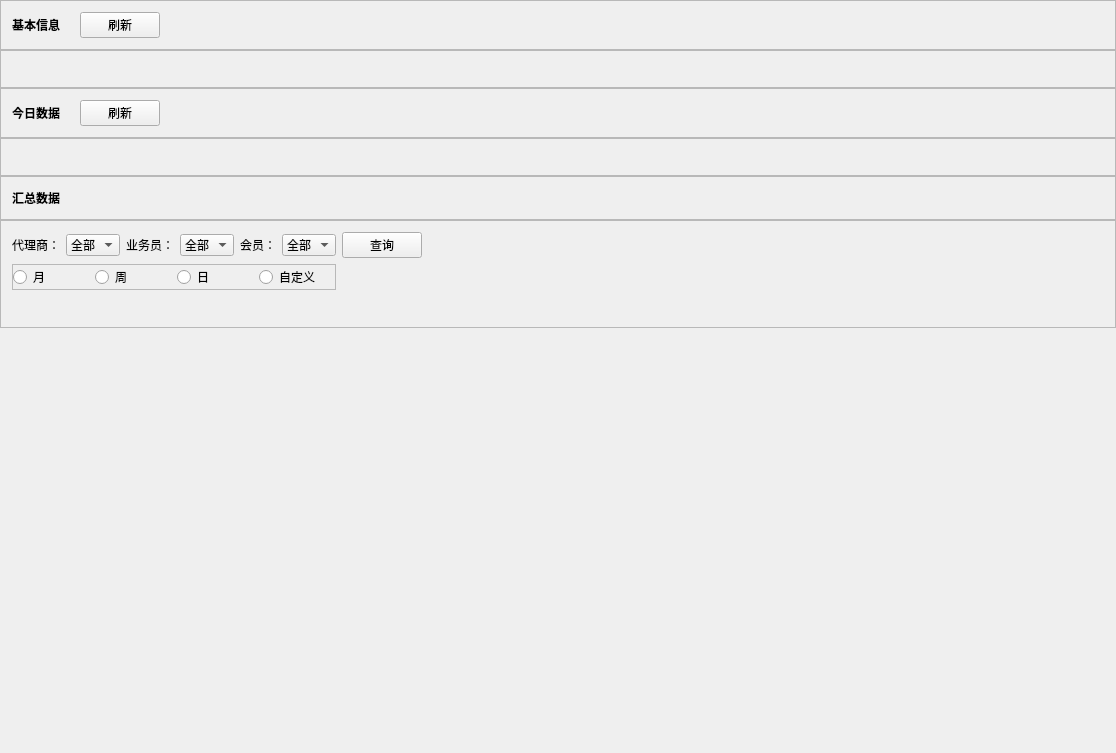
<?xml version="1.0" encoding="UTF-8"?>
<ui version="4.0">
 <class>Widget_Data_Summary</class>
 <widget class="QWidget" name="Widget_Data_Summary">
  <property name="geometry">
   <rect>
    <x>0</x>
    <y>0</y>
    <width>1116</width>
    <height>753</height>
   </rect>
  </property>
  <property name="windowTitle">
   <string>Widget_Data_Summary</string>
  </property>
  <layout class="QVBoxLayout" name="verticalLayout">
   <property name="spacing">
    <number>0</number>
   </property>
   <property name="leftMargin">
    <number>0</number>
   </property>
   <property name="topMargin">
    <number>0</number>
   </property>
   <property name="rightMargin">
    <number>0</number>
   </property>
   <property name="bottomMargin">
    <number>0</number>
   </property>
   <item>
    <widget class="QFrame" name="frame_BaseInfoTitle">
     <property name="frameShape">
      <enum>QFrame::StyledPanel</enum>
     </property>
     <property name="frameShadow">
      <enum>QFrame::Raised</enum>
     </property>
     <layout class="QHBoxLayout" name="horizontalLayout">
      <item>
       <widget class="QLabel" name="label">
        <property name="font">
         <font>
          <weight>75</weight>
          <bold>true</bold>
         </font>
        </property>
        <property name="text">
         <string>基本信息    </string>
        </property>
       </widget>
      </item>
      <item>
       <widget class="QPushButton" name="pushButton">
        <property name="text">
         <string>刷新</string>
        </property>
       </widget>
      </item>
      <item>
       <spacer name="horizontalSpacer">
        <property name="orientation">
         <enum>Qt::Horizontal</enum>
        </property>
        <property name="sizeHint" stdset="0">
         <size>
          <width>40</width>
          <height>20</height>
         </size>
        </property>
       </spacer>
      </item>
     </layout>
    </widget>
   </item>
   <item>
    <widget class="QFrame" name="frame_BaseInfoContent">
     <property name="frameShape">
      <enum>QFrame::StyledPanel</enum>
     </property>
     <property name="frameShadow">
      <enum>QFrame::Raised</enum>
     </property>
     <layout class="QGridLayout" name="gridLayout">
      <item row="2" column="2">
       <widget class="QLabel" name="label_BaseInfoContent">
        <property name="text">
         <string/>
        </property>
       </widget>
      </item>
     </layout>
    </widget>
   </item>
   <item>
    <widget class="QFrame" name="frame_TodayDataTitle">
     <property name="frameShape">
      <enum>QFrame::StyledPanel</enum>
     </property>
     <property name="frameShadow">
      <enum>QFrame::Raised</enum>
     </property>
     <layout class="QHBoxLayout" name="horizontalLayout_2">
      <item>
       <widget class="QLabel" name="label_2">
        <property name="font">
         <font>
          <weight>75</weight>
          <bold>true</bold>
         </font>
        </property>
        <property name="text">
         <string>今日数据    </string>
        </property>
       </widget>
      </item>
      <item>
       <widget class="QPushButton" name="pushButton_2">
        <property name="text">
         <string>刷新</string>
        </property>
       </widget>
      </item>
      <item>
       <spacer name="horizontalSpacer_2">
        <property name="orientation">
         <enum>Qt::Horizontal</enum>
        </property>
        <property name="sizeHint" stdset="0">
         <size>
          <width>40</width>
          <height>20</height>
         </size>
        </property>
       </spacer>
      </item>
     </layout>
    </widget>
   </item>
   <item>
    <widget class="QFrame" name="frame_TodayDataContent">
     <property name="frameShape">
      <enum>QFrame::StyledPanel</enum>
     </property>
     <property name="frameShadow">
      <enum>QFrame::Raised</enum>
     </property>
     <layout class="QGridLayout" name="gridLayout_2">
      <item row="0" column="0">
       <widget class="QLabel" name="label_TodayDataContent">
        <property name="text">
         <string/>
        </property>
       </widget>
      </item>
     </layout>
    </widget>
   </item>
   <item>
    <widget class="QFrame" name="frame_SummaryTitle">
     <property name="frameShape">
      <enum>QFrame::StyledPanel</enum>
     </property>
     <property name="frameShadow">
      <enum>QFrame::Raised</enum>
     </property>
     <layout class="QHBoxLayout" name="horizontalLayout_3">
      <item>
       <widget class="QLabel" name="label_3">
        <property name="font">
         <font>
          <weight>75</weight>
          <bold>true</bold>
         </font>
        </property>
        <property name="text">
         <string>汇总数据</string>
        </property>
       </widget>
      </item>
      <item>
       <spacer name="horizontalSpacer_3">
        <property name="orientation">
         <enum>Qt::Horizontal</enum>
        </property>
        <property name="sizeHint" stdset="0">
         <size>
          <width>40</width>
          <height>20</height>
         </size>
        </property>
       </spacer>
      </item>
     </layout>
    </widget>
   </item>
   <item>
    <widget class="QFrame" name="frame_SummaryContent">
     <property name="frameShape">
      <enum>QFrame::StyledPanel</enum>
     </property>
     <property name="frameShadow">
      <enum>QFrame::Raised</enum>
     </property>
     <layout class="QGridLayout" name="gridLayout_3">
      <item row="0" column="4">
       <widget class="QLabel" name="label_6">
        <property name="text">
         <string>会员：</string>
        </property>
       </widget>
      </item>
      <item row="0" column="6">
       <widget class="QPushButton" name="pushButton_3">
        <property name="text">
         <string>查询</string>
        </property>
       </widget>
      </item>
      <item row="3" column="0" colspan="8">
       <widget class="QLabel" name="label_SummaryContent">
        <property name="text">
         <string/>
        </property>
       </widget>
      </item>
      <item row="0" column="3">
       <widget class="QComboBox" name="comboBox_2">
        <item>
         <property name="text">
          <string>全部</string>
         </property>
        </item>
       </widget>
      </item>
      <item row="0" column="5">
       <widget class="QComboBox" name="comboBox_3">
        <item>
         <property name="text">
          <string>全部</string>
         </property>
        </item>
       </widget>
      </item>
      <item row="0" column="2">
       <widget class="QLabel" name="label_5">
        <property name="text">
         <string>业务员：</string>
        </property>
       </widget>
      </item>
      <item row="0" column="7" rowspan="3">
       <spacer name="horizontalSpacer_4">
        <property name="orientation">
         <enum>Qt::Horizontal</enum>
        </property>
        <property name="sizeHint" stdset="0">
         <size>
          <width>40</width>
          <height>20</height>
         </size>
        </property>
       </spacer>
      </item>
      <item row="1" column="0" colspan="6">
       <widget class="QFrame" name="frame">
        <property name="frameShape">
         <enum>QFrame::StyledPanel</enum>
        </property>
        <property name="frameShadow">
         <enum>QFrame::Raised</enum>
        </property>
        <layout class="QHBoxLayout" name="horizontalLayout_4">
         <property name="leftMargin">
          <number>0</number>
         </property>
         <property name="topMargin">
          <number>0</number>
         </property>
         <property name="rightMargin">
          <number>0</number>
         </property>
         <property name="bottomMargin">
          <number>0</number>
         </property>
         <item>
          <widget class="QRadioButton" name="radioButton">
           <property name="text">
            <string>月</string>
           </property>
          </widget>
         </item>
         <item>
          <widget class="QRadioButton" name="radioButton_2">
           <property name="text">
            <string>周</string>
           </property>
          </widget>
         </item>
         <item>
          <widget class="QRadioButton" name="radioButton_3">
           <property name="text">
            <string>日</string>
           </property>
          </widget>
         </item>
         <item>
          <widget class="QRadioButton" name="radioButton_4">
           <property name="text">
            <string>自定义</string>
           </property>
          </widget>
         </item>
        </layout>
       </widget>
      </item>
      <item row="0" column="1">
       <widget class="QComboBox" name="comboBox">
        <item>
         <property name="text">
          <string>全部</string>
         </property>
        </item>
       </widget>
      </item>
      <item row="0" column="0">
       <widget class="QLabel" name="label_4">
        <property name="text">
         <string>代理商：</string>
        </property>
       </widget>
      </item>
     </layout>
    </widget>
   </item>
   <item>
    <spacer name="verticalSpacer">
     <property name="orientation">
      <enum>Qt::Vertical</enum>
     </property>
     <property name="sizeHint" stdset="0">
      <size>
       <width>20</width>
       <height>40</height>
      </size>
     </property>
    </spacer>
   </item>
  </layout>
 </widget>
 <layoutdefault spacing="6" margin="11"/>
 <resources/>
 <connections/>
</ui>
